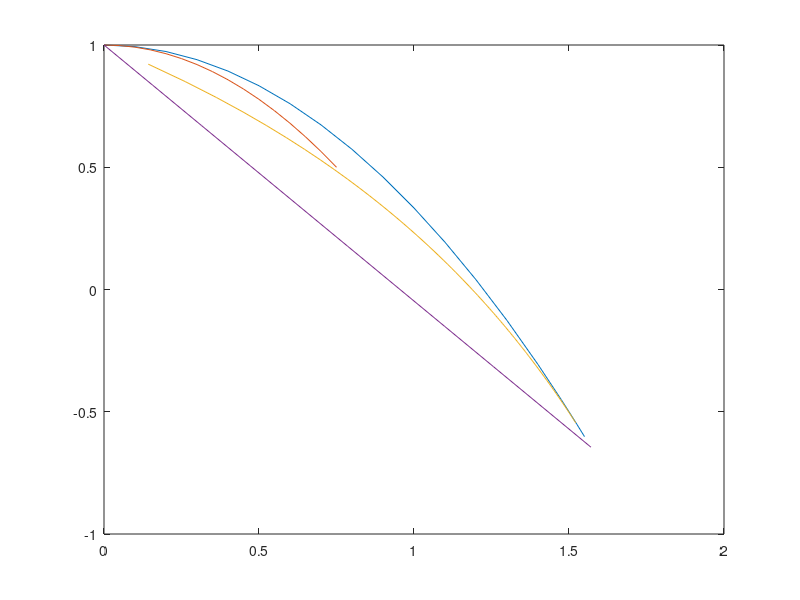
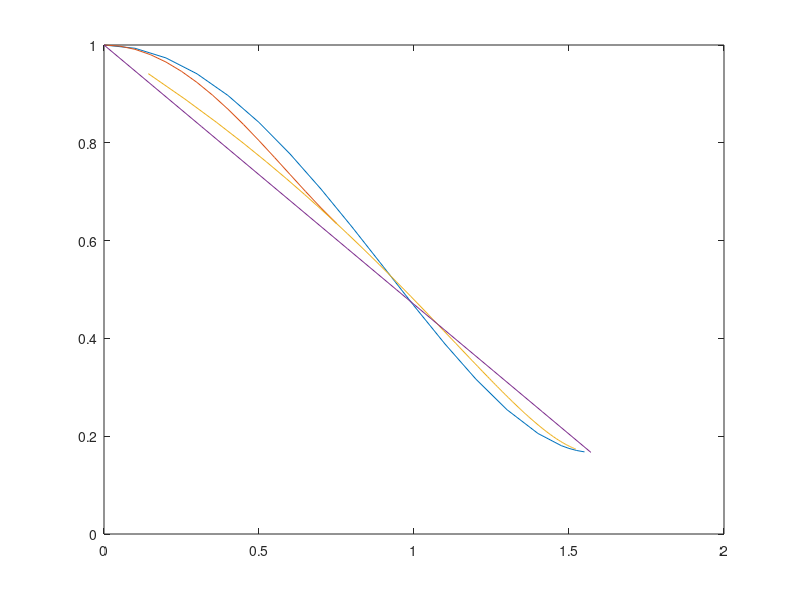
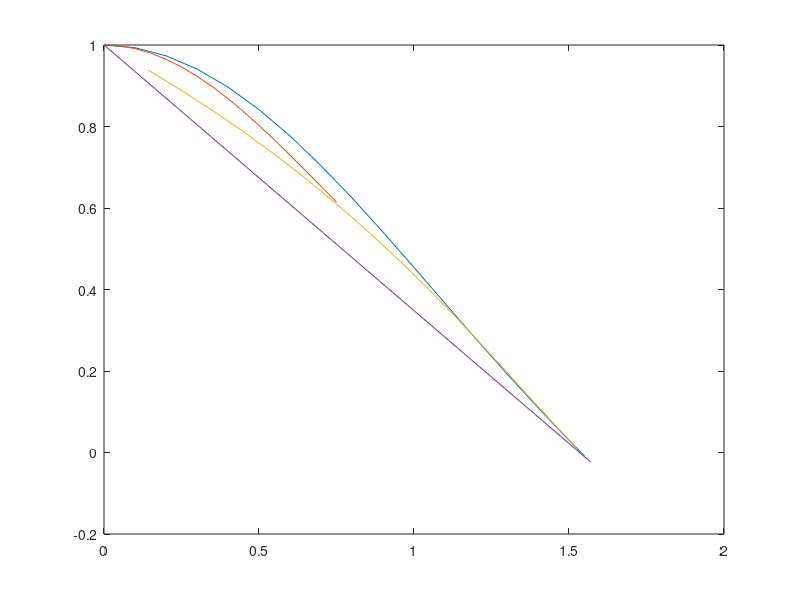

The MATLAB source for these figures, in order:
% the control parameter for the four types of groups

% the homogeneous group
b_sets=[0:0.4:5.6,5.9:0.1:6.2];
% the uniform group
r_sets=0:0.4:2*pi;
% the powerlaw group
k_sets=[-0.9:0.1:5.9,6:1:30];
% the two-component group
p_sets=0:0.1:1.0;

% their theoretical mean of the theta-distribution
hom_mean=b_sets./4;
uni_mean=r_sets./8;
pow_mean=(pi/2).*((k_sets+1)./(k_sets+2));
two_com_mean=pi/2.*(1-p_sets);

% their theoretical variance
hom_vari=(b_sets.^2)./48;
uni_vari=7/576.*(r_sets.^2);
pow_vari=(((k_sets+1)./(3*(k_sets+3)))-(((k_sets+1).^2)./(4.*((k_sets+2).^2)))).*pi^2;
two_vari=((-1/4).*(p_sets.^2)+(1/6).*p_sets+1/12).*(pi^2);

% their theoretical two-order approximations of the theta-distribution
hom_two_appro=1-((b_sets.^2)./24);
uni_two_appro=1-((r_sets.^2)./72);
pow_two_appro=1-(pi^2/6).*((k_sets+1)./(k_sets+3));
two_two_appro=1+(pi^2/6).*(p_sets-1);

% their theoretical three-order approximations
hom_three_appro=1-((b_sets.^2)./24)+((b_sets.^4)./1920);
uni_three_appro=1-((r_sets.^2)./72)+((r_sets.^4)./9600);
pow_three_appro=1-(pi^2/6).*((k_sets+1)./(k_sets+3))+(pi^4/120).*((k_sets+1)./(k_sets+5));
two_three_appro=1+(pi^2/6).*(p_sets-1)+(pi^4/120).*(1-p_sets);

% their theoretical four-order approximations
hom_four_appro=1-((b_sets.^2)./24)+((b_sets.^4)./1920)-((b_sets.^6)./322560);
uni_four_appro=1-((r_sets.^2)./72)+((r_sets.^4)./9600)-((r_sets.^6)./2257920);
pow_four_appro=1-(pi^2/6).*((k_sets+1)./(k_sets+3))+...
    (pi^4/120).*((k_sets+1)./(k_sets+5))-(pi^6/5040).*((k_sets+1)./(k_sets+7));
two_four_appro=1+(pi^2/6).*(p_sets-1)+(pi^4/120).*(1-p_sets)+(pi^6/5040).*(p_sets-1);

figure(1)
plot(hom_mean,hom_two_appro);
hold on
plot(uni_mean,uni_two_appro);
plot(pow_mean,pow_two_appro);
plot(two_com_mean,two_two_appro);

figure(2)
plot(hom_mean,hom_three_appro);
hold on
plot(uni_mean,uni_three_appro);
plot(pow_mean,pow_three_appro);
plot(two_com_mean,two_three_appro);

figure(3)
plot(hom_mean,hom_four_appro);
hold on
plot(uni_mean,uni_four_appro);
plot(pow_mean,pow_four_appro);
plot(two_com_mean,two_four_appro);
